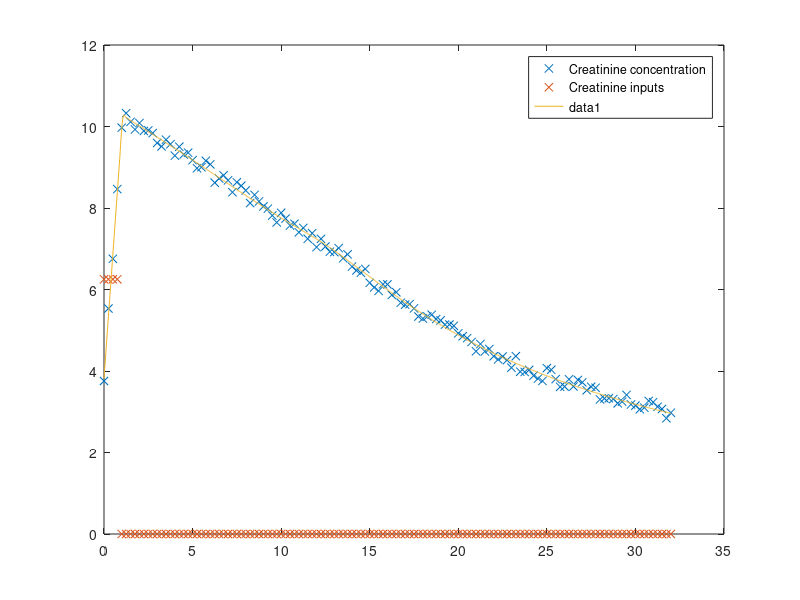

Here is the MATLAB script that generated this plot:
%% INTEGRAL METHOD
clear; clc; close all

%% LOAD DATA
data = load("IM_data/IM_Data_2.mat")
t = data.t
U = data.U
G = data.G
Q = data.Q
t_sim = data.t_Sim
G_ID_Sim = data.G_ID_Sim

GQ = G.*Q;

p = 0.025;

delta_t = t(2)-t(1)
V = 4 % [L]

%% SET TRAPEZIUM INTERVAL
trapezium_interval = 3 % larger interval can lose information if rapid changes are present, i.e. occuring inside the interval
n = length(t)

%% PLOT
plot(t, [G U], 'x')
hold on

legend("Creatinine concentration", "Creatinine inputs")

X = zeros(n,1);
Y = zeros(n,1);

%% MAIN LOOP
for i = 1:n-trapezium_interval
    % sum the ends of the trapezium and then add everything in between

    G_trapezium = (0.5*delta_t)*(G(i) + G(i+trapezium_interval) + p*2*sum(G(i+1:i+trapezium_interval-1)));

    G_difference = G(i+trapezium_interval) - G(i);

    U_trapezium = (0.5*delta_t)*(U(i) + U(i+trapezium_interval) + 2*sum(U(i+1:i+trapezium_interval-1)))/V;

    GQ_trapezium = (0.5*delta_t)*(GQ(i) + GQ(i+trapezium_interval) + 2*sum(GQ(i+1:i+trapezium_interval-1)));


    X(i,1) = -GQ_trapezium;
    Y(i,1) = -G_trapezium + G_difference + U_trapezium;
end

% K = inv(X'*X)*X'*Y
SI = X\Y

%% PLOT FORWARD SIM
hold on
plot(t_sim, G_ID_Sim)